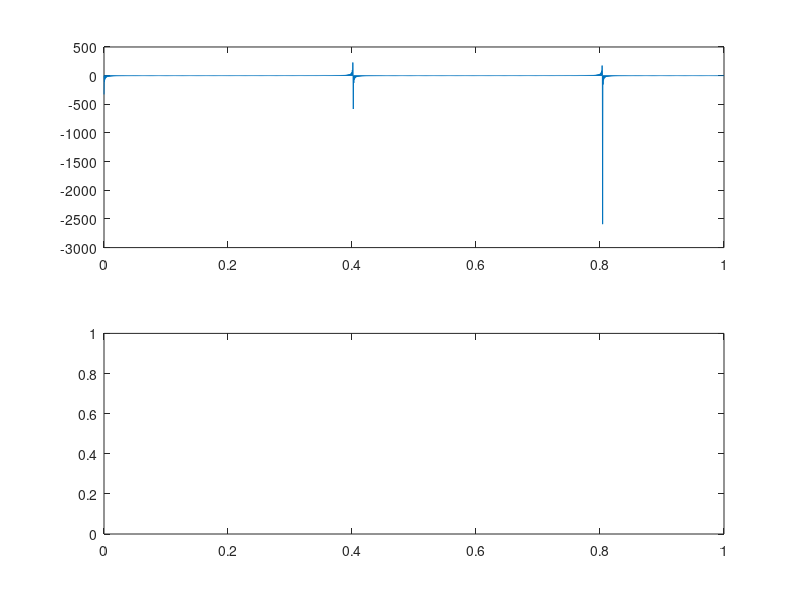

Here is the MATLAB script that generated this plot:
close all;clear all;clc;

%% Discretization
% Create amount to discretize by

N=2^8*10;

% discretize and plug in variables

A=1;

k=100;
v=1;
x = linspace(0,1,N);
a = -2*k^2*(1/N)^2*ones(1,N);
b = ones(1,N);
c = ones(1,N);
c(1)=2;
u = zeros(1,N);
f = A*ones(1,N);
alpha = zeros(1,N);

%% Apply the boundary conditions


u(N)=0;

alpha(1)=a(1);
g(1)=f(1);

for j=2:1:N
    alpha(j)=a(j)-(b(j)/alpha(j-1))*c(j-1);
    g(j)=f(j) - (b(j)/alpha(j-1))*g(j-1);
end


for k = 1:1:(N-1)
    u(N-k)= (g(N-k)-c(N-k)*u(N-k))/alpha(N-k);
end

%% Solve uxact for comparison

for l=1:N
    uxact(l) = [1-cosh(k*x(l))/cosh(k*x(N))]*A/k^2-v/k*sinh(k*(x(N)-x(l)))/cosh(k*x(l));
end

uofy = @(y) [1-[sinh(10*(1-y))+sinh(10*y)]/sinh(10*y)]*1/10^2+1*sinh(10*(1-y))/sinh(10*y);

subplot(2,1,1)
plot(x,u)
subplot(2,1,2)
plot(x,uxact)
%subplot(3,1,3)
%fplot(uofy, [ 0 1])